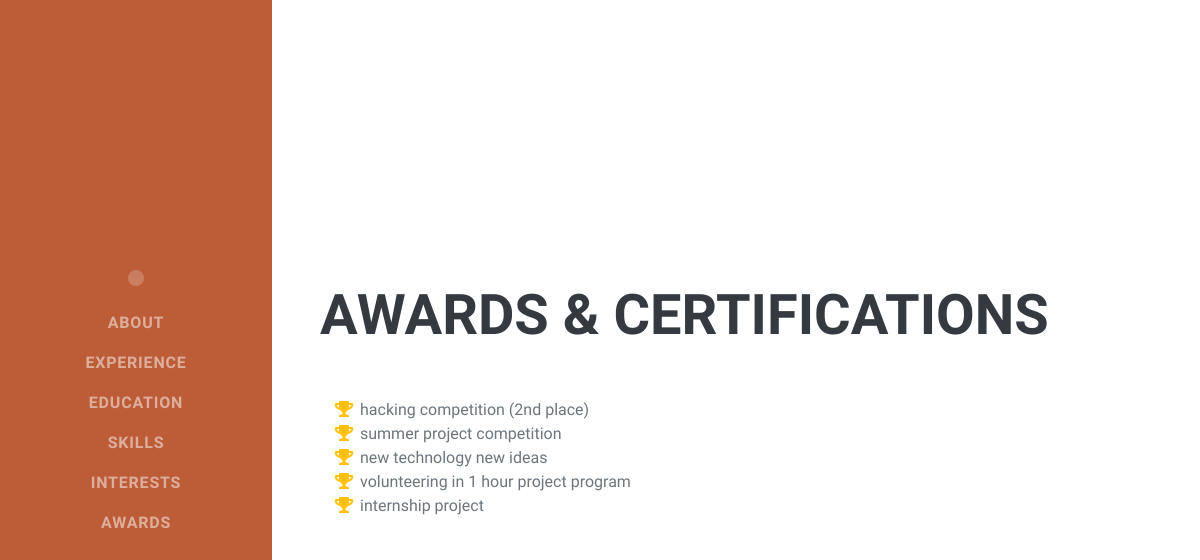
The app's page /awards/ with its own data.
### portfolio/models.py (models this page shows)
class Awards(models.Model):
    achievements = models.CharField(max_length=200)

### portfolio/views.py (the view)
# urls.py: path('awards/',views.awards, name="awards")
def awards(request):
    award = Awards.objects.all()
    data = {'award':award}
    return render(request,"portfolio/awards.html",data)

### portfolio/templates/portfolio/awards.html
{% extends 'portfolio/base.html'%}
{% block main_content%}
<section class="resume-section" id="awards">
    <div class="resume-section-content">
        <h2 class="mb-5">Awards & Certifications</h2>
        <ul class="fa-ul mb-0">
            {% for awards in award%}
            <li>
                <span class="fa-li"><i class="fas fa-trophy text-warning"></i></span>
                {{awards.achievements}}
            </li>
            {% endfor %}
        </ul>
    </div>
</section>
{% endblock %}

### records on screen
Awards: achievements "hacking competition (2nd place)"
Awards: achievements "summer project competition"
Awards: achievements "new technology new ideas"
Awards: achievements "volunteering in 1 hour project program"
Awards: achievements "internship project"
